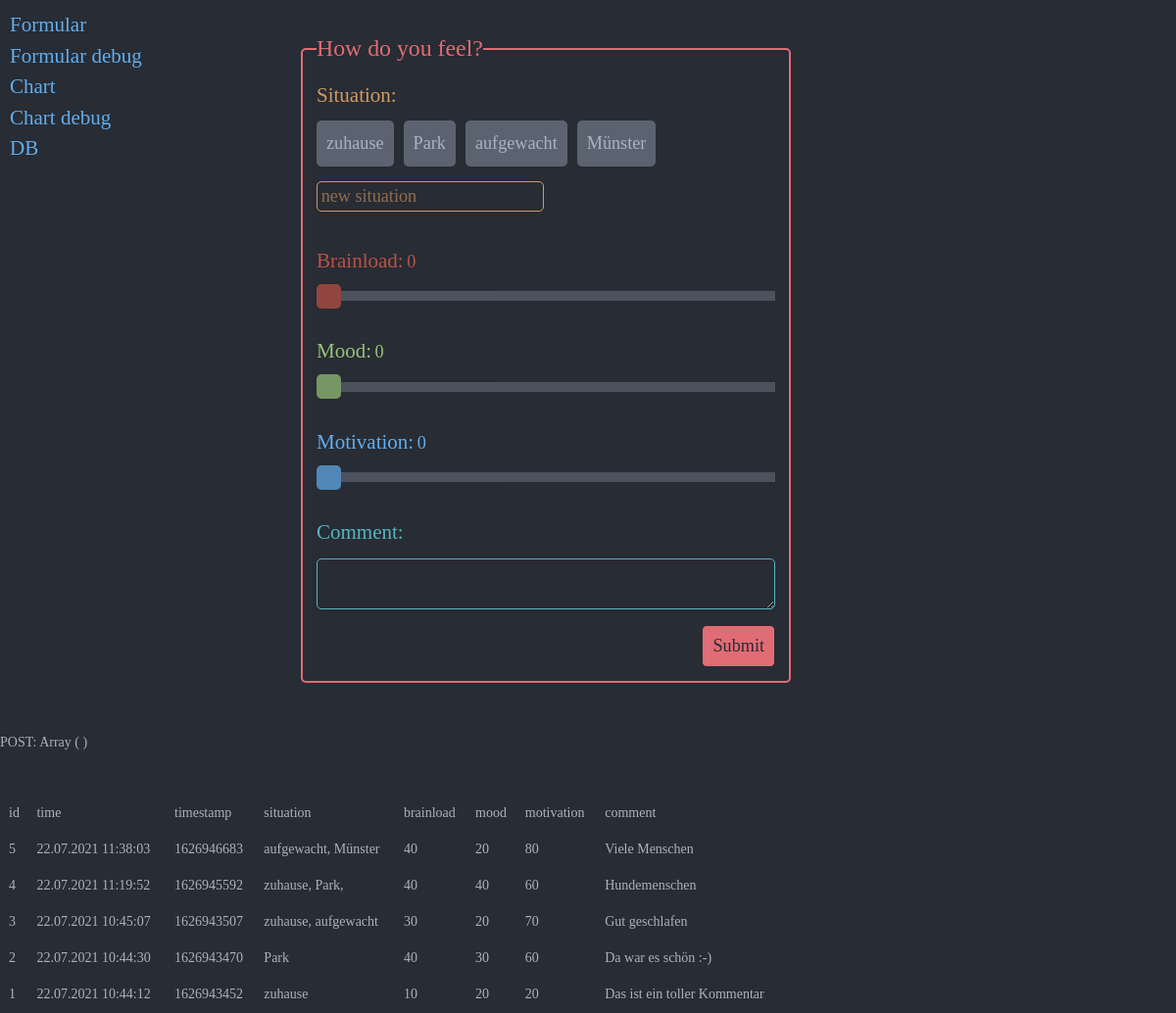
The page /error.php on the database as committed earlier.
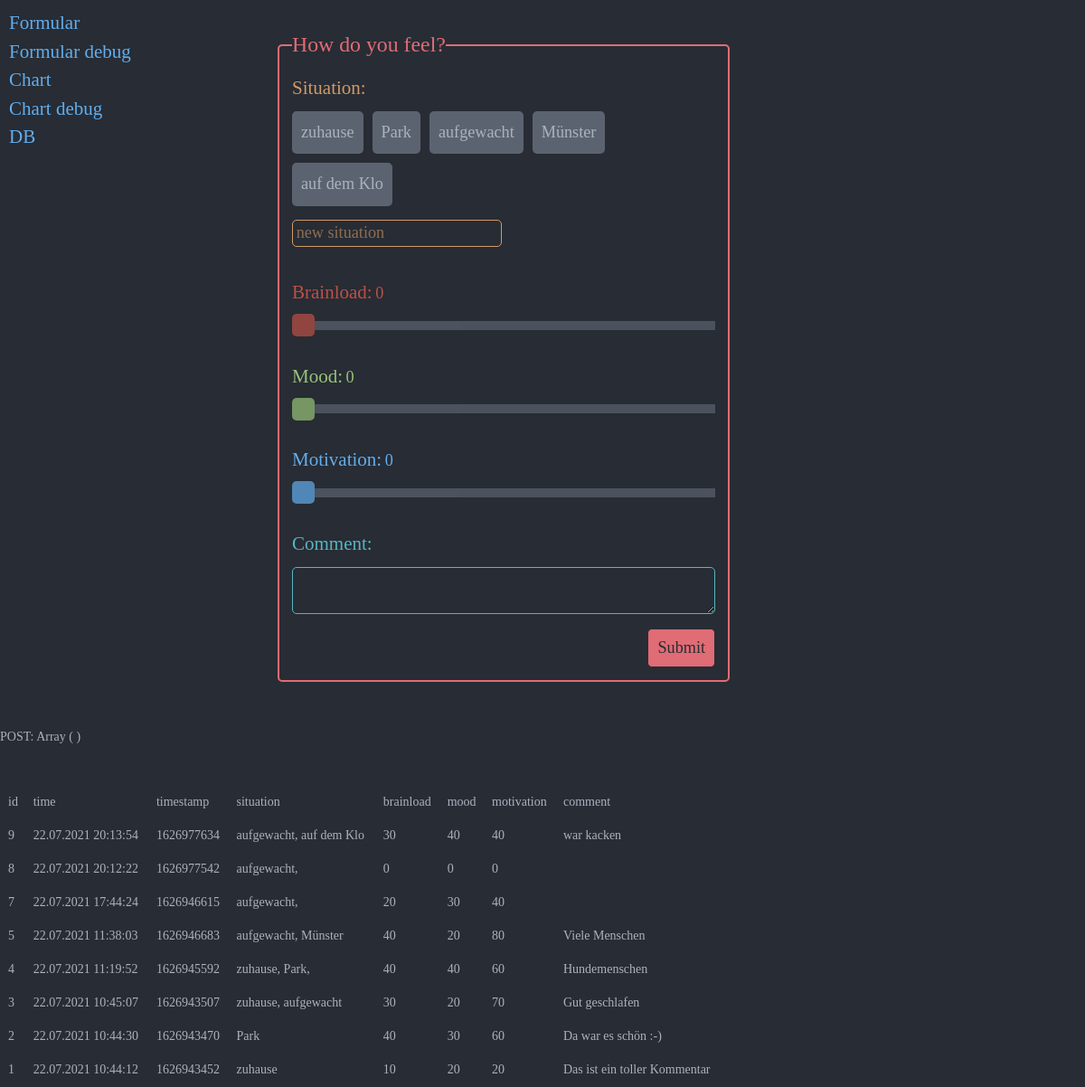
The same page on the database as committed later.
### tables this page shows
CREATE TABLE "user_1" (
  "id" INTEGER PRIMARY KEY AUTOINCREMENT NOT NULL,
  "time" DATETIME,
  "timestamp" INTEGER,
  "situation" VARCHAR,
  "brainload" INTEGER,
  "mood" INTEGER,
  "motivation" INTEGER,
  "comment" VARCHAR
);

### index.php (the view, shortened to what this page needs)
<!DOCTYPE html>
<html lang="de">
<head>
    <link rel="stylesheet" href="style.css">
</head>
<body>
    <?php
$db = new SQLite3('timestamp.sqlite', SQLITE3_OPEN_CREATE | SQLITE3_OPEN_READWRITE);
$db->query('CREATE TABLE IF NOT EXISTS "user_1" (
  "id" INTEGER PRIMARY KEY AUTOINCREMENT NOT NULL,
  "time" DATETIME,
  "timestamp" INTEGER,
  "situation" VARCHAR,
  "brainload" INTEGER,
  "mood" INTEGER,
  "motivation" INTEGER,
  "comment" VARCHAR
)');
$results= $db->query("select * from user_1");
$data= array();
while ($res= $results->fetchArray(1)){
  array_push($data, $res);
}
$situations = array();
foreach ($data as $key => $value) {
  foreach ($value as $k => $v) {
    if ($k == 'situation'){
      $situation = (explode(",",$v));
      foreach ($situation as $nr => $sit) {
        array_push($situations, trim($sit));
      }
    }
  }
}
$situations = array_filter(array_unique($situations));
?>
<div id=links>
  <a href="index.php">Formular</a>
  <a href="error">Formular debug</a>
  <a href="chart.php">Chart</a>
  <a href="error?e=chart">Chart debug</a>
  <a href="admin.php">DB</a>
</div>
    <div id="content">
        <form action="" method="POST" name=form>
            <fieldset>
                <legend>How do you feel?</legend>
                <label class="itemLabel situation" for=situation>Situation: </label>
                <div class=SituationCheckboxes>
                    <?php
            foreach ($situations as $key => $value) {
              $id = random_int(1000,9999);
              echo "<label class=text_checkbox for=$id>$value</label>";
            }
            echo "<input type=text class=newSituation id=xxx name=situations[] placeholder='new situation'>";
          ?>
                </div>
                <label class="itemLabel brainload" for=brainloadSlider>Brainload: </label>
                <div id=brainloadSliderOutput></div>
                <input type="range" min="0" max="100" value="0" step="10" class="slider brainload" id=brainloadSlider name=brainload>
                <label class="itemLabel mood" for=moodSlider>Mood: </label>
                <div id=moodSliderOutput></div>
                <input type="range" min="0" max="100" value="0" step="10" class="slider mood" id=moodSlider name=mood>
                <label class="itemLabel motivation" for=motivationSlider>Motivation: </label>
                <div id=motivationSliderOutput></div>
                <input type="range" min="0" max="100" value="0" step="10" class="slider motivation" id=motivationSlider name=motivation>
                <label class="itemLabel comment" for=comment>Comment: </label>
                <textarea name="comment" id="comment"></textarea>
                <input type="submit" class=button value="Submit" name="submit">
            </fieldset>
        </form>
    </div>
</body>
</html>
<?php
if (1 == $error){
  echo "<br><br><br>POST: ";
  print_r($_POST);
}
$db = new SQLite3('timestamp.sqlite', SQLITE3_OPEN_CREATE | SQLITE3_OPEN_READWRITE);
$results= $db->query("select * from user_1");
$data= array();
while ($res= $results->fetchArray(1)){
array_push($data, $res);
}
if (1 == $error){
  $data = array_reverse($data);
  echo "<table class=allData>";
  echo "<tr>";
  echo "<td>id</td>";
  echo "<td>time</td>";
  echo "<td>timestamp</td>";
  echo "<td>situation</td>";
  echo "<td>brainload</td>";
  echo "<td>mood</td>";
  echo "<td>motivation</td>";
  echo "<td>comment</td>";
  echo "</tr>";
  foreach ($data as $key => $value) {
    echo "<tr>";
    foreach ($value as $k => $v) {
      echo "<td>".$v."</td>";
    }
    echo "</tr>";
  }
  echo "</table>";
}

### error.php (shortened to what this page needs)
<?php
$error = 1;
if (isset($_GET['e']) && $_GET['e'] == "chart"){
    include 'chart.php';
}else{
    include 'index.php';
}

### style.css (style rules this page uses)
:root { --dark: #282c34; --lightgrey: #abb2bf; --grey: #818896; --darkgrey: #5c6370; --bluegreen: #56b6c2; --blue: #61aeee; --pink: #c678dd; --salomon: #e06c75; --green: #98c379; --red: #be5046; --orange: #d19a66; --yellow: #e6c07b }
body, html { height: 100vh; margin: 5px 0 0 }
body { height: 100vh; background: var(--dark); color: var(--lightgrey); font-family: LibreBaskerville_Regular,Garamond,serif; font-size: 14px; font-style: normal; line-height: 1.5 }
#links { position: absolute; top: 10px; left: 10px; font-size: 1.5em; text-decoration: none; display: grid; }
#links a { color:#61aeee; }
#content { position: relative; top: 20px; margin: auto; max-width: 600px }
::placeholder { color: var(--orange); opacity: .6 }
.button { font-family: LibreBaskerville_Regular,Garamond,serif; float:right; font-size:1.3em; border: 1px solid var(--dark); border-radius: 5px; padding: 10px 10px 10px 10px; margin-top: 10px; background: var(--salomon); color: var(--dark); text-align: center; cursor: pointer }
fieldset { max-width: 500px; padding: 1em; margin: .5em; border: 2px solid var(--salomon); border-radius: 5px }
legend { font-size: 1.7em; color: var(--salomon); }
label.itemLabel { padding-top: 30px; padding-bottom: 10px; font-size: 1.5em; display: inline-block }
label.itemLabel.situation { color: var(--orange); padding-top: 0px; padding-bottom: 0px; }
label.itemLabel.brainload { color: var(--red) }
label.itemLabel.mood { color: var(--green) }
label.itemLabel.motivation { color: var(--blue) }
label.itemLabel.comment { color: var(--bluegreen) }
.slider { -webkit-appearance: none; appearance: none; width: 100%; height: 10px; background: var(--darkgrey); outline: 0; opacity: .7; -webkit-transition: .2s; transition: opacity .2s; margin-top: 5px; border: none }
label + div { display: inline }
#brainloadSliderOutput { color: var(--red); font-size: 1.3em; }
#moodSliderOutput { color: var(--green); font-size: 1.3em; }
#motivationSliderOutput { color: var(--blue); font-size: 1.3em; }
.SituationCheckboxes { display: block; padding: 5px 0 }
input.newSituation { display: block; margin-top: 10px; font-family: LibreBaskerville_Regular,Garamond,serif; font-size: 1.3em; background-color: var(--dark); padding: .2em; color: var(--orange); border: 1px solid var(--orange); border-radius: 5px; }
label.text_checkbox { font-size: 1.3em; padding: 10px 10px 10px 10px; background-color: var(--darkgrey); color: var(--lightgrey); border-radius: 5px; cursor: pointer; transition: .2s; margin: 5px 10px 5px 0; display: inline-block }
textarea#comment { width: 100%; padding: 10px 20px 10px 10px; background-color: var(--dark); color: var(--bluegreen); border: 1px solid var(--bluegreen); border-radius: 5px }
table.allData { width: 100vh; overflow-x: scroll }
table.allData tr { border-bottom: 1px solid var(--grey) }
table.allData td { padding: .5em }

Rows that differ between the two databases and show on the page:
added user_1: id "9", time "22.07.2021 20:13:54", timestamp "1626977634", situation "aufgewacht, auf dem Klo", brainload "30", mood "40", motivation "40", comment "war kacken"
added user_1: id "8", time "22.07.2021 20:12:22", timestamp "1626977542", situation "aufgewacht,", brainload "0", mood "0", motivation "0"
added user_1: id "7", time "22.07.2021 17:44:24", timestamp "1626946615", situation "aufgewacht,", brainload "20", mood "30", motivation "40"
Other text that changed with them:
new list line: "auf dem Klo"
